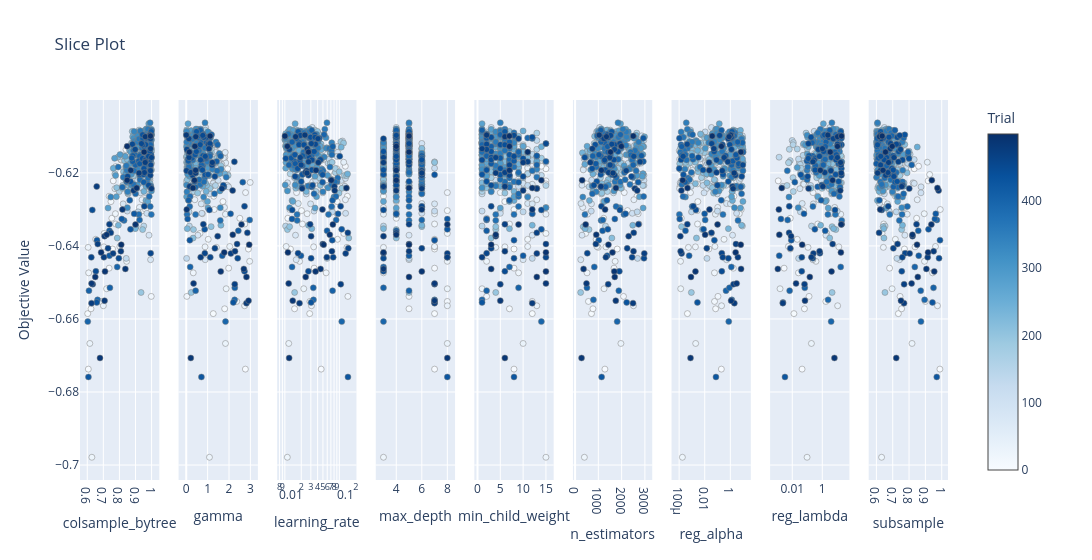

Here is the notebook cell this chart was saved with:
### Code cell
optuna.visualization.plot_slice(study)

### Figure 1 — Plotly figure (JSON) as saved in the notebook; plotly's stock layout.template omitted (floating-point values rounded to 4 significant figures; data arrays with more than 128 entries replaced by an {"elided": "..."} marker saying what was removed)
{"data": [{"marker": {"color": {"elided": "500 int values"}, "colorbar": {"title": {"text": "Trial"}, "x": 1, "xpad": 40}, "colorscale": [[0, "rgb(247,251,255)"], [0.125, "rgb(222,235,247)"], [0.25, "rgb(198,219,239)"], [0.375, "rgb(158,202,225)"], [0.5, "rgb(107,174,214)"], [0.625, "rgb(66,146,198)"], [0.75, "rgb(33,113,181)"], [0.875, "rgb(8,81,156)"], [1, "rgb(8,48,107)"]], "line": {"color": "Grey", "width": 0.5}, "showscale": true}, "mode": "markers", "name": "Feasible Trial", "showlegend": false, "type": "scatter", "x": {"elided": "500 float values"}, "xaxis": "x", "y": {"elided": "500 float values"}, "yaxis": "y"}, {"marker": {"color": {"elided": "500 int values"}, "colorbar": {"title": {"text": "Trial"}, "x": 1, "xpad": 40}, "colorscale": [[0, "rgb(247,251,255)"], [0.125, "rgb(222,235,247)"], [0.25, "rgb(198,219,239)"], [0.375, "rgb(158,202,225)"], [0.5, "rgb(107,174,214)"], [0.625, "rgb(66,146,198)"], [0.75, "rgb(33,113,181)"], [0.875, "rgb(8,81,156)"], [1, "rgb(8,48,107)"]], "line": {"color": "Grey", "width": 0.5}, "showscale": false}, "mode": "markers", "name": "Feasible Trial", "showlegend": false, "type": "scatter", "x": {"elided": "500 float values"}, "xaxis": "x2", "y": {"elided": "500 float values"}, "yaxis": "y2"}, {"marker": {"color": {"elided": "500 int values"}, "colorbar": {"title": {"text": "Trial"}, "x": 1, "xpad": 40}, "colorscale": [[0, "rgb(247,251,255)"], [0.125, "rgb(222,235,247)"], [0.25, "rgb(198,219,239)"], [0.375, "rgb(158,202,225)"], [0.5, "rgb(107,174,214)"], [0.625, "rgb(66,146,198)"], [0.75, "rgb(33,113,181)"], [0.875, "rgb(8,81,156)"], [1, "rgb(8,48,107)"]], "line": {"color": "Grey", "width": 0.5}, "showscale": false}, "mode": "markers", "name": "Feasible Trial", "showlegend": false, "type": "scatter", "x": {"elided": "500 float values"}, "xaxis": "x3", "y": {"elided": "500 float values"}, "yaxis": "y3"}, {"marker": {"color": {"elided": "500 int values"}, "colorbar": {"title": {"text": "Trial"}, "x": 1, "xpad": 40}, "colorscale": [[0, "rgb(247,251,255)"], [0.125, "rgb(222,235,247)"], [0.25, "rgb(198,219,239)"], [0.375, "rgb(158,202,225)"], [0.5, "rgb(107,174,214)"], [0.625, "rgb(66,146,198)"], [0.75, "rgb(33,113,181)"], [0.875, "rgb(8,81,156)"], [1, "rgb(8,48,107)"]], "line": {"color": "Grey", "width": 0.5}, "showscale": false}, "mode": "markers", "name": "Feasible Trial", "showlegend": false, "type": "scatter", "x": {"elided": "500 int values"}, "xaxis": "x4", "y": {"elided": "500 float values"}, "yaxis": "y4"}, {"marker": {"color": {"elided": "500 int values"}, "colorbar": {"title": {"text": "Trial"}, "x": 1, "xpad": 40}, "colorscale": [[0, "rgb(247,251,255)"], [0.125, "rgb(222,235,247)"], [0.25, "rgb(198,219,239)"], [0.375, "rgb(158,202,225)"], [0.5, "rgb(107,174,214)"], [0.625, "rgb(66,146,198)"], [0.75, "rgb(33,113,181)"], [0.875, "rgb(8,81,156)"], [1, "rgb(8,48,107)"]], "line": {"color": "Grey", "width": 0.5}, "showscale": false}, "mode": "markers", "name": "Feasible Trial", "showlegend": false, "type": "scatter", "x": {"elided": "500 int values"}, "xaxis": "x5", "y": {"elided": "500 float values"}, "yaxis": "y5"}, {"marker": {"color": {"elided": "500 int values"}, "colorbar": {"title": {"text": "Trial"}, "x": 1, "xpad": 40}, "colorscale": [[0, "rgb(247,251,255)"], [0.125, "rgb(222,235,247)"], [0.25, "rgb(198,219,239)"], [0.375, "rgb(158,202,225)"], [0.5, "rgb(107,174,214)"], [0.625, "rgb(66,146,198)"], [0.75, "rgb(33,113,181)"], [0.875, "rgb(8,81,156)"], [1, "rgb(8,48,107)"]], "line": {"color": "Grey", "width": 0.5}, "showscale": false}, "mode": "markers", "name": "Feasible Trial", "showlegend": false, "type": "scatter", "x": {"elided": "500 int values"}, "xaxis": "x6", "y": {"elided": "500 float values"}, "yaxis": "y6"}, {"marker": {"color": {"elided": "500 int values"}, "colorbar": {"title": {"text": "Trial"}, "x": 1, "xpad": 40}, "colorscale": [[0, "rgb(247,251,255)"], [0.125, "rgb(222,235,247)"], [0.25, "rgb(198,219,239)"], [0.375, "rgb(158,202,225)"], [0.5, "rgb(107,174,214)"], [0.625, "rgb(66,146,198)"], [0.75, "rgb(33,113,181)"], [0.875, "rgb(8,81,156)"], [1, "rgb(8,48,107)"]], "line": {"color": "Grey", "width": 0.5}, "showscale": false}, "mode": "markers", "name": "Feasible Trial", "showlegend": false, "type": "scatter", "x": {"elided": "500 float values"}, "xaxis": "x7", "y": {"elided": "500 float values"}, "yaxis": "y7"}, {"marker": {"color": {"elided": "500 int values"}, "colorbar": {"title": {"text": "Trial"}, "x": 1, "xpad": 40}, "colorscale": [[0, "rgb(247,251,255)"], [0.125, "rgb(222,235,247)"], [0.25, "rgb(198,219,239)"], [0.375, "rgb(158,202,225)"], [0.5, "rgb(107,174,214)"], [0.625, "rgb(66,146,198)"], [0.75, "rgb(33,113,181)"], [0.875, "rgb(8,81,156)"], [1, "rgb(8,48,107)"]], "line": {"color": "Grey", "width": 0.5}, "showscale": false}, "mode": "markers", "name": "Feasible Trial", "showlegend": false, "type": "scatter", "x": {"elided": "500 float values"}, "xaxis": "x8", "y": {"elided": "500 float values"}, "yaxis": "y8"}, {"marker": {"color": {"elided": "500 int values"}, "colorbar": {"title": {"text": "Trial"}, "x": 1, "xpad": 40}, "colorscale": [[0, "rgb(247,251,255)"], [0.125, "rgb(222,235,247)"], [0.25, "rgb(198,219,239)"], [0.375, "rgb(158,202,225)"], [0.5, "rgb(107,174,214)"], [0.625, "rgb(66,146,198)"], [0.75, "rgb(33,113,181)"], [0.875, "rgb(8,81,156)"], [1, "rgb(8,48,107)"]], "line": {"color": "Grey", "width": 0.5}, "showscale": false}, "mode": "markers", "name": "Feasible Trial", "showlegend": false, "type": "scatter", "x": {"elided": "500 float values"}, "xaxis": "x9", "y": {"elided": "500 float values"}, "yaxis": "y9"}], "layout": {"title": {"text": "Slice Plot"}, "width": 2700, "xaxis": {"anchor": "y", "domain": [0, 0.09136], "title": {"text": "colsample_bytree"}}, "xaxis2": {"anchor": "y2", "domain": [0.1136, 0.2049], "title": {"text": "gamma"}}, "xaxis3": {"anchor": "y3", "domain": [0.2272, 0.3185], "title": {"text": "learning_rate"}, "type": "log"}, "xaxis4": {"anchor": "y4", "domain": [0.3407, 0.4321], "title": {"text": "max_depth"}}, "xaxis5": {"anchor": "y5", "domain": [0.4543, 0.5457], "title": {"text": "min_child_weight"}}, "xaxis6": {"anchor": "y6", "domain": [0.5679, 0.6593], "title": {"text": "n_estimators"}}, "xaxis7": {"anchor": "y7", "domain": [0.6815, 0.7728], "title": {"text": "reg_alpha"}, "type": "log"}, "xaxis8": {"anchor": "y8", "domain": [0.7951, 0.8864], "title": {"text": "reg_lambda"}, "type": "log"}, "xaxis9": {"anchor": "y9", "domain": [0.9086, 1], "title": {"text": "subsample"}}, "yaxis": {"anchor": "x", "domain": [0, 1], "title": {"text": "Objective Value"}}, "yaxis2": {"anchor": "x2", "domain": [0, 1], "matches": "y", "showticklabels": false}, "yaxis3": {"anchor": "x3", "domain": [0, 1], "matches": "y", "showticklabels": false}, "yaxis4": {"anchor": "x4", "domain": [0, 1], "matches": "y", "showticklabels": false}, "yaxis5": {"anchor": "x5", "domain": [0, 1], "matches": "y", "showticklabels": false}, "yaxis6": {"anchor": "x6", "domain": [0, 1], "matches": "y", "showticklabels": false}, "yaxis7": {"anchor": "x7", "domain": [0, 1], "matches": "y", "showticklabels": false}, "yaxis8": {"anchor": "x8", "domain": [0, 1], "matches": "y", "showticklabels": false}, "yaxis9": {"anchor": "x9", "domain": [0, 1], "matches": "y", "showticklabels": false}}}
